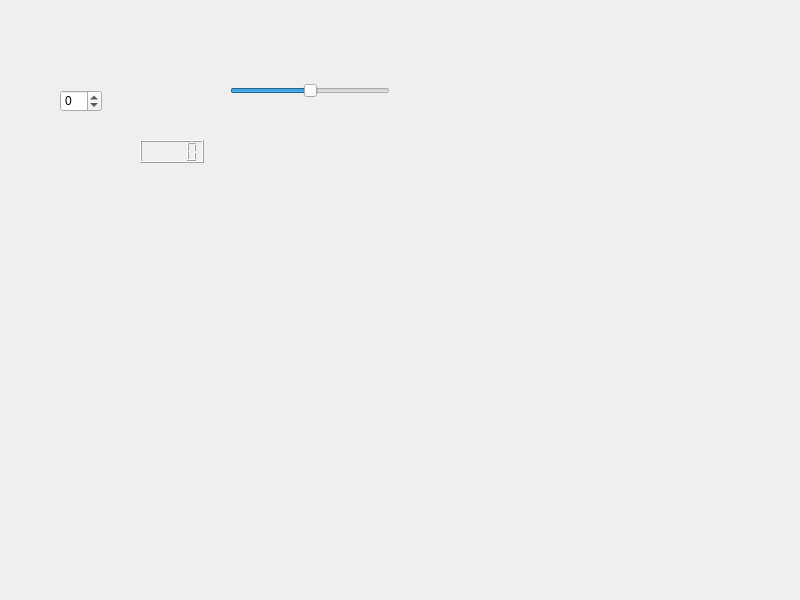
<?xml version="1.0" encoding="UTF-8"?>
<ui version="4.0">
 <class>Widget</class>
 <widget class="QWidget" name="Widget">
  <property name="geometry">
   <rect>
    <x>0</x>
    <y>0</y>
    <width>800</width>
    <height>600</height>
   </rect>
  </property>
  <property name="windowTitle">
   <string>Widget</string>
  </property>
  <widget class="QSpinBox" name="spinBox">
   <property name="geometry">
    <rect>
     <x>60</x>
     <y>90</y>
     <width>42</width>
     <height>22</height>
    </rect>
   </property>
   <property name="minimum">
    <number>-100</number>
   </property>
   <property name="maximum">
    <number>100</number>
   </property>
  </widget>
  <widget class="QSlider" name="horizontalSlider">
   <property name="geometry">
    <rect>
     <x>230</x>
     <y>80</y>
     <width>160</width>
     <height>22</height>
    </rect>
   </property>
   <property name="minimum">
    <number>-100</number>
   </property>
   <property name="maximum">
    <number>100</number>
   </property>
   <property name="orientation">
    <enum>Qt::Orientation::Horizontal</enum>
   </property>
  </widget>
  <widget class="QLCDNumber" name="lcdNumber">
   <property name="geometry">
    <rect>
     <x>140</x>
     <y>140</y>
     <width>64</width>
     <height>23</height>
    </rect>
   </property>
  </widget>
 </widget>
 <resources/>
 <connections>
  <connection>
   <sender>spinBox</sender>
   <signal>valueChanged(int)</signal>
   <receiver>horizontalSlider</receiver>
   <slot>setValue(int)</slot>
   <hints>
    <hint type="sourcelabel">
     <x>82</x>
     <y>91</y>
    </hint>
    <hint type="destinationlabel">
     <x>258</x>
     <y>84</y>
    </hint>
   </hints>
  </connection>
  <connection>
   <sender>horizontalSlider</sender>
   <signal>sliderMoved(int)</signal>
   <receiver>spinBox</receiver>
   <slot>setValue(int)</slot>
   <hints>
    <hint type="sourcelabel">
     <x>321</x>
     <y>87</y>
    </hint>
    <hint type="destinationlabel">
     <x>69</x>
     <y>92</y>
    </hint>
   </hints>
  </connection>
  <connection>
   <sender>horizontalSlider</sender>
   <signal>valueChanged(int)</signal>
   <receiver>lcdNumber</receiver>
   <slot>display(int)</slot>
   <hints>
    <hint type="sourcelabel">
     <x>268</x>
     <y>82</y>
    </hint>
    <hint type="destinationlabel">
     <x>168</x>
     <y>146</y>
    </hint>
   </hints>
  </connection>
 </connections>
</ui>
